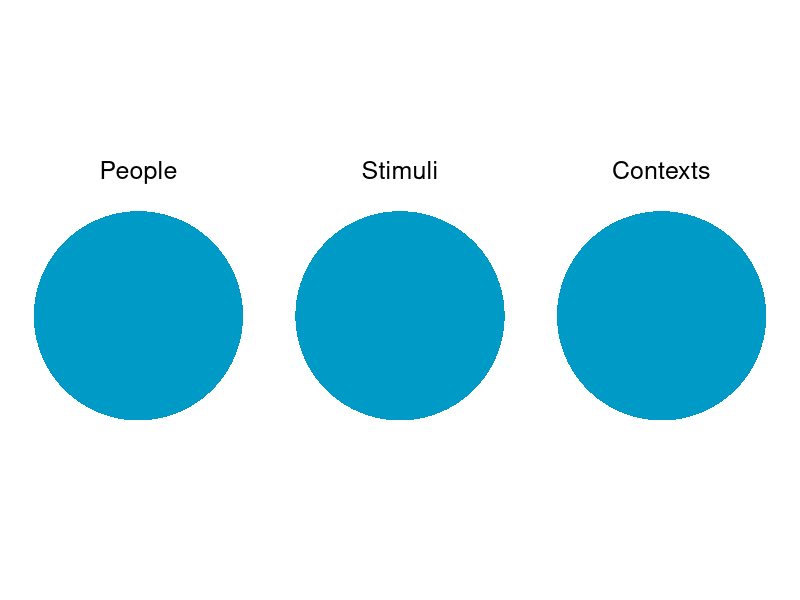
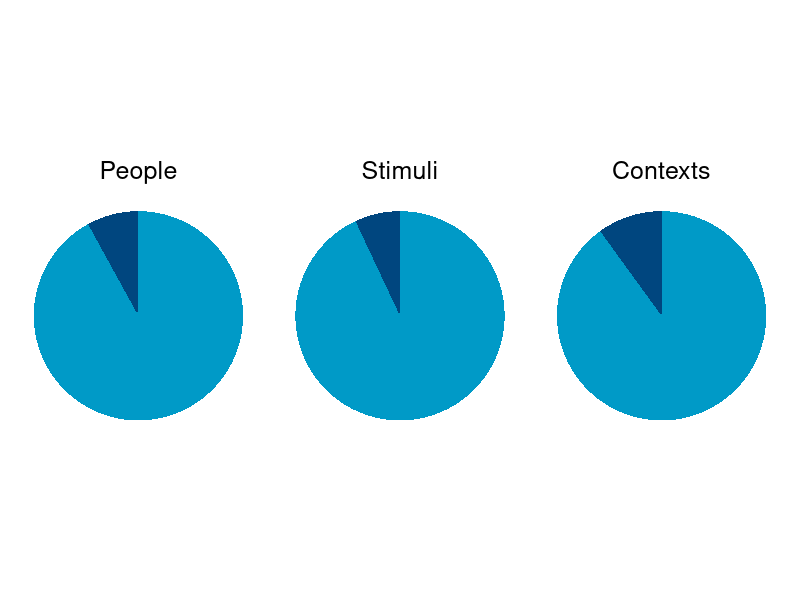
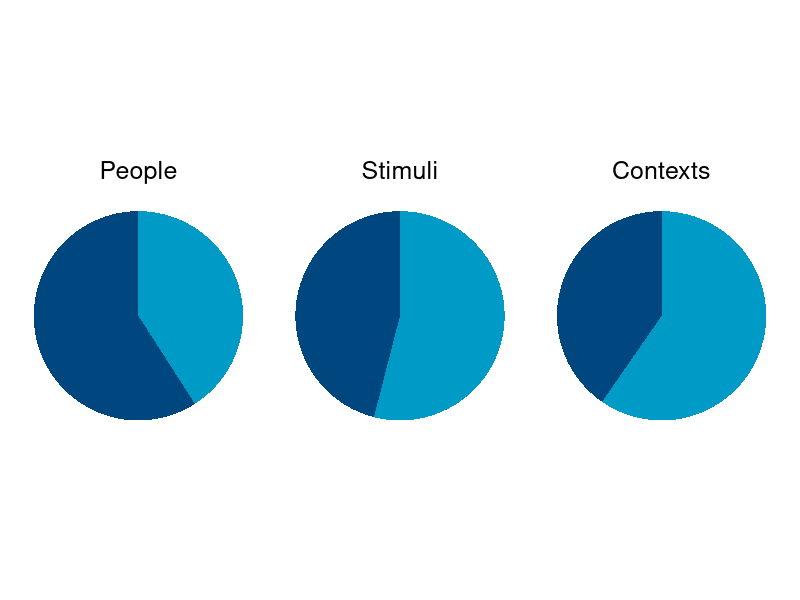
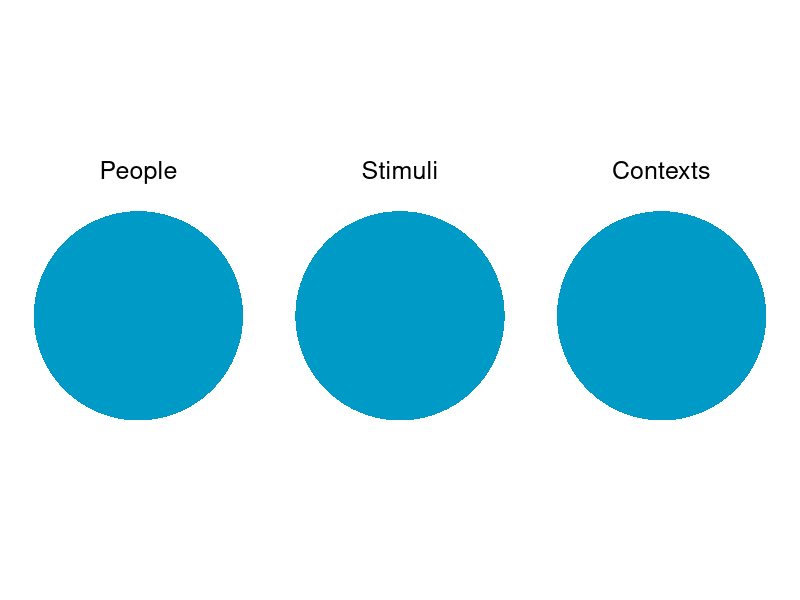
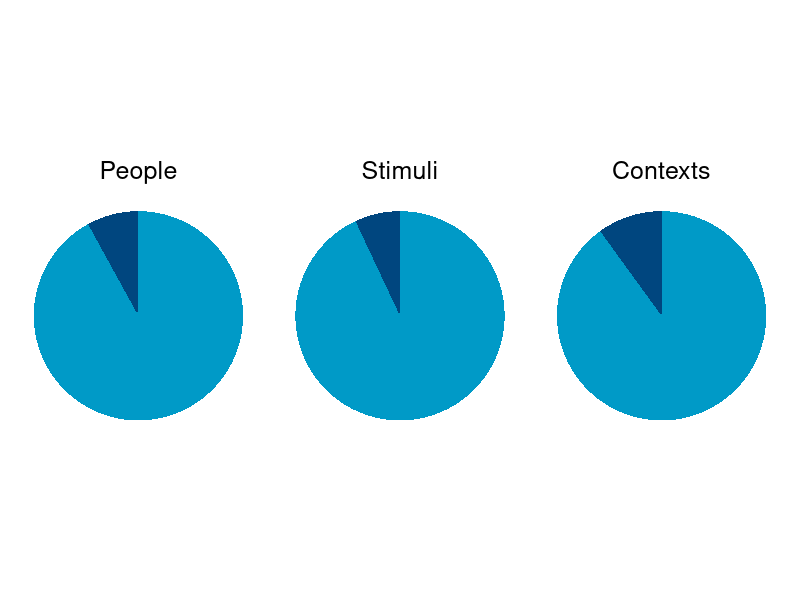
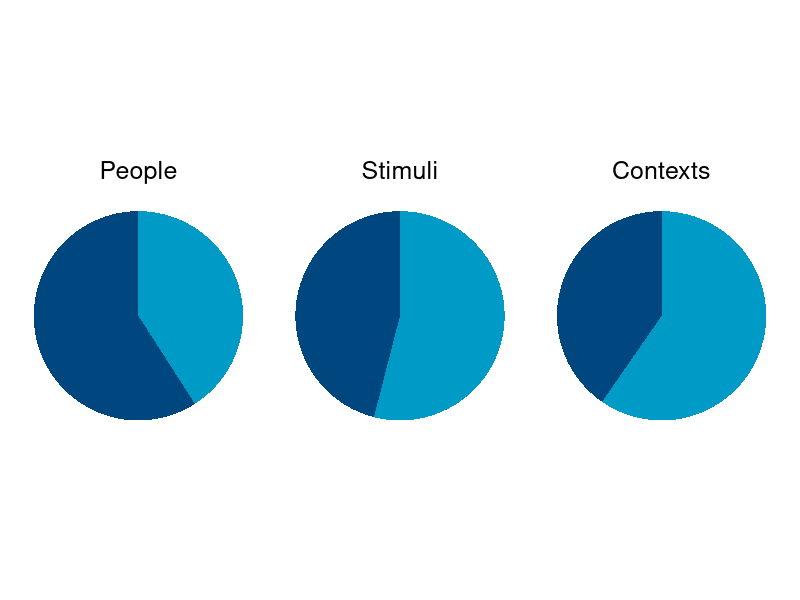

The R source for these figures, in order:


library(ggplot2)
library(patchwork)
library(here)


# plot function -----------------------------------------------------------


pie_plotter <- function(proportions, groups = c("Group1", "Group2"), plot_title, colours) {
  df <- data.frame(
    group = groups,
    value = proportions
  )
  
  # convert to factor to preserve the order
  df$group <- factor(df$group, levels = groups)
  
  # create a pie chart
  ggplot(df, aes(x="", y=value, fill=group)) +
    geom_bar(width = 1, stat = "identity") +
    coord_polar("y", start=0) +
    scale_fill_manual(values = colours) + 
    labs(title = plot_title) +
    theme_void() + 
    theme(
      legend.position = "none",
      plot.title = element_text(hjust = 0.5, size = 18)
    )
}



# baseline plots ----------------------------------------------------------


wrap_plots(
  pie_plotter(c(10), "Group1", "People", "#009AC7"),
  pie_plotter(c(10), "Group1", "Stimuli", "#009AC7"),
  pie_plotter(c(10), "Group1", "Contexts", "#009AC7"),
  ncol = 3
)

ggsave(filename = "pie_1.png", path = here("media", "figures"), width = 6, height = 3)


# biased sampling ---------------------------------------------------------


wrap_plots(
  pie_plotter(c(8, 92), c("Group1", "Group2"), "People", c("#00467F", "#009AC7")),
  pie_plotter(c(7, 93), c("Group1", "Group2"), "Stimuli", c("#00467F", "#009AC7")),
  pie_plotter(c(10, 90), c("Group1", "Group2"), "Contexts", c("#00467F", "#009AC7")),
  ncol = 3
)

ggsave(filename = "pie_2.png", path = here("media", "figures"), width = 6, height = 3)


# goal sampling -----------------------------------------------------------


wrap_plots(
  pie_plotter(c(65, 45), c("Group1", "Group2"), "People", c("#00467F", "#009AC7")),
  pie_plotter(c(46, 54), c("Group1", "Group2"), "Stimuli", c("#00467F", "#009AC7")),
  pie_plotter(c(44, 65), c("Group1", "Group2"), "Contexts", c("#00467F", "#009AC7")),
  ncol = 3
)

ggsave(filename = "pie_3.png", path = here("media", "figures"), width = 6, height = 3)






